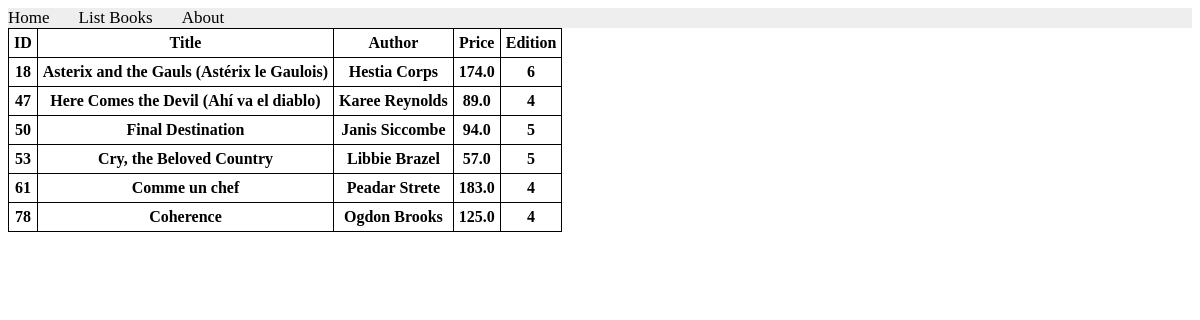
/books/lab8/task2, run on the app's committed database.
### apps/bookmodule/models.py (models this page shows)
class Book(models.Model):
    title = models.CharField(max_length = 50)
    author = models.CharField(max_length = 50)
    price = models.FloatField(default = 0.0)
    edition = models.SmallIntegerField(default = 1)

### apps/bookmodule/views.py (the view)
# urls.py: path('lab8/task2', views.task2, name="books.lab8.task2"),
def task2(request):
    mybooks=Book.objects.filter(Q(edition__gt=3)& (Q(author__contains='co') | Q(title__contains='co')))
    if len(mybooks)>=1:
        return render(request,'bookmodule/booklist.html',{'books':mybooks})
    else:
        return render(request, 'bookmodule/index.html')

### apps/templates/bookmodule/booklist.html (shortened to what this page needs)
{% extends "layouts/base.html" %}
{% load static %}
{% block content %}
<table>
        <thead>
                <tr>
                        <th>ID</th>
                        <th>Title</th>
                        <th>Author</th>
                        <th>Price</th>
                        <th>Edition</th>
                </tr>
        </thead>
        <tbody>
                {% for obj in books %}
                {% if obj.id > 0 %}
                <tr>
                <th>{{obj.id}} </th>
                <th>{{obj.title}} </th>
                <th>{{obj.author}} </th>
                <th>{{obj.price}} </th>
                <th>{{obj.edition}} </th>
                </tr>
                {%endif %}
                {% endfor %}
        </tbody>
</table>
    {% endblock content %}

### apps/templates/bookmodule/booklist.html (style rules this page uses)
table, td, th { border: 1px solid; border-collapse: collapse; padding: 5px; }

### data on the page
Book: id "18", title "Asterix and the Gauls (Astérix le Gaulois)", author "Hestia Corps", price "174.0", edition "6"
Book: id "47", title "Here Comes the Devil (Ahí va el diablo)", author "Karee Reynolds", price "89.0", edition "4"
Book: id "50", title "Final Destination", author "Janis Siccombe", price "94.0", edition "5"
Book: id "53", title "Cry, the Beloved Country", author "Libbie Brazel", price "57.0", edition "5"
Book: id "61", title "Comme un chef", author "Peadar Strete", price "183.0", edition "4"
Book: id "78", title "Coherence", author "Ogdon Brooks", price "125.0", edition "4"
